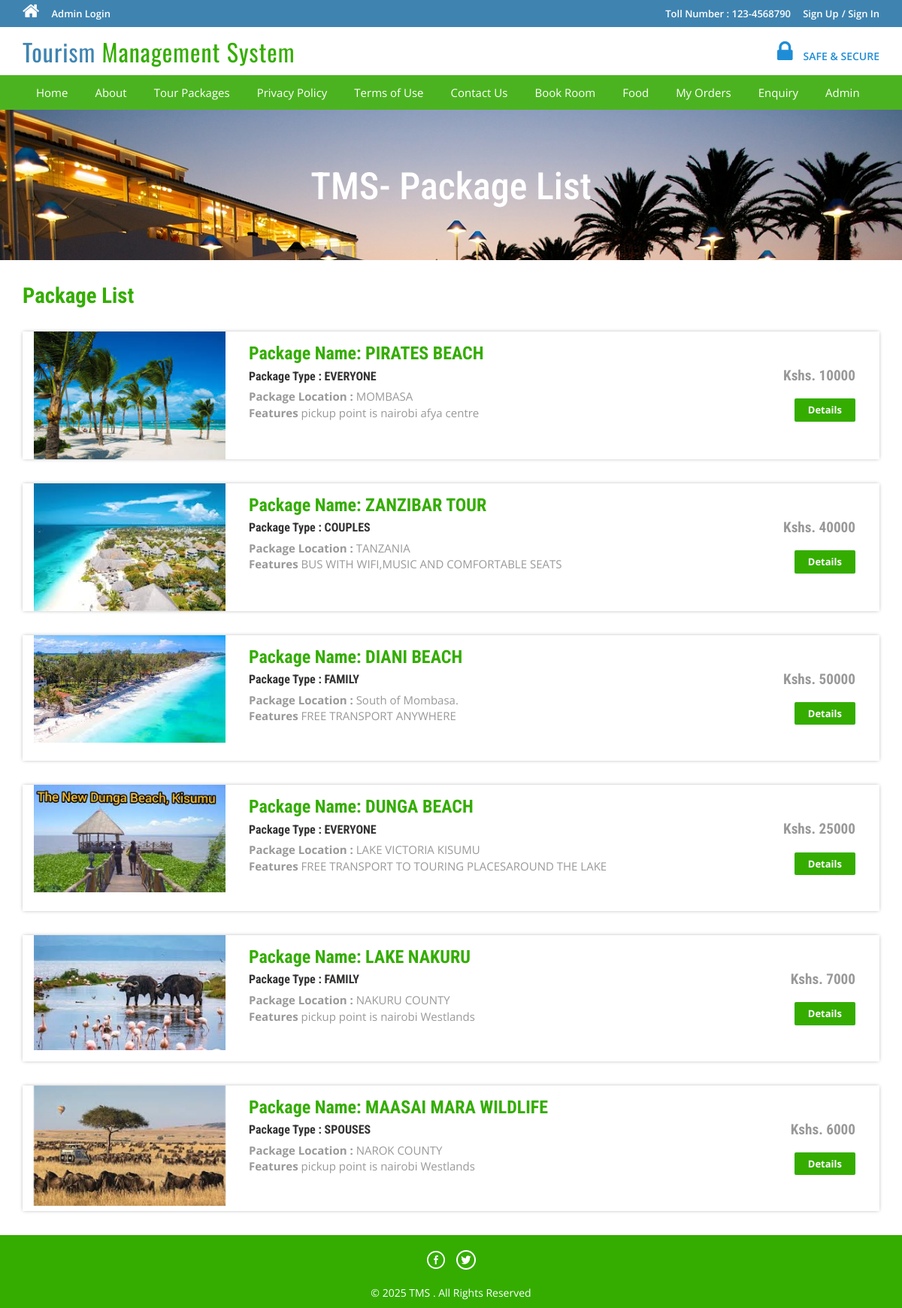
The app's page /package-list.php with its own data.
### tables this page shows
CREATE TABLE `tbltourpackages` (
  `PackageId` int(11) NOT NULL,
  `PackageName` varchar(200) DEFAULT NULL,
  `PackageType` varchar(150) DEFAULT NULL,
  `PackageLocation` varchar(100) DEFAULT NULL,
  `PackagePrice` int(11) DEFAULT NULL,
  `PackageFetures` varchar(255) DEFAULT NULL,
  `PackageDetails` mediumtext DEFAULT NULL,
  `PackageImage` varchar(100) DEFAULT NULL,
  `Creationdate` timestamp NULL DEFAULT current_timestamp(),
  `UpdationDate` timestamp NULL DEFAULT NULL ON UPDATE current_timestamp()
);

### package-list.php (the view, shortened to what this page needs)
<?php
include('includes/config.php');
?>
<!DOCTYPE HTML>
<html>
<head>
<link href="css/bootstrap.css" rel='stylesheet' type='text/css' />
<link href="css/style.css" rel='stylesheet' type='text/css' />
<link href="css/font-awesome.css" rel="stylesheet">
<link href="css/animate.css" rel="stylesheet" type="text/css" media="all">
</head>
<body>
<?php include('includes/header.php');?>
<div class="banner-3">
	<div class="container">
		<h1 class="wow zoomIn animated animated" data-wow-delay=".5s" style="visibility: visible; animation-delay: 0.5s; animation-name: zoomIn;"> TMS- Package List</h1>
	</div>
</div>
<div class="rooms">
	<div class="container">
		<div class="room-bottom">
			<h3>Package List</h3>
<?php $sql = "SELECT * from tbltourpackages";
$query = $dbh->prepare($sql);
$query->execute();
$results=$query->fetchAll(PDO::FETCH_OBJ);
if($query->rowCount() > 0)
{
foreach($results as $result)
{	?>
			<div class="rom-btm">
				<div class="col-md-3 room-left wow fadeInLeft animated" data-wow-delay=".5s">
					<img src="admin/pacakgeimages/<?php echo htmlentities($result->PackageImage);?>" class="img-responsive" alt="">
				</div>
				<div class="col-md-6 room-midle wow fadeInUp animated" data-wow-delay=".5s">
					<h4>Package Name: <?php echo htmlentities($result->PackageName);?></h4>
					<h6>Package Type : <?php echo htmlentities($result->PackageType);?></h6>
					<p><b>Package Location :</b> <?php echo htmlentities($result->PackageLocation);?></p>
					<p><b>Features</b> <?php echo htmlentities($result->PackageFetures);?></p>
				</div>
				<div class="col-md-3 room-right wow fadeInRight animated" data-wow-delay=".5s">
					<h5>Kshs. <?php echo htmlentities($result->PackagePrice);?></h5>
					<a href="package-details.php?pkgid=<?php echo htmlentities($result->PackageId);?>" class="view">Details</a>
				</div>
				<div class="clearfix"></div>
			</div>
<?php }} ?>
		</div>
	</div>
</div>
<?php include('includes/footer.php');?>
</body>
</html>

### includes/header.php (shortened to what this page needs)
<?php if($_SESSION['login'])
{?>
<div class="top-header">
	<div class="container">
		<ul class="tp-hd-lft wow fadeInLeft animated" data-wow-delay=".5s">
			<li class="hm"><a href="index.html"><i class="fa fa-home"></i></a></li>
			<li class="prnt"><a href="profile.php">My Profile</a></li>
				<li class="prnt"><a href="change-password.php">Change Password</a></li>
			<li class="prnt"><a href="tour-history.php">My Tour History</a></li>
			<li class="prnt"><a href="issuetickets.php">Issue Tickets</a></li>
		</ul>
		<ul class="tp-hd-rgt wow fadeInRight animated" data-wow-delay=".5s">
			<li class="tol">Welcome :</li>
			<li class="sig"><?php echo htmlentities($_SESSION['login']);?></li>
			<li class="sigi"><a href="logout.php" >/ Logout</a></li>
        </ul>
		<div class="clearfix"></div>
	</div>
</div><?php } else {?>
<div class="top-header">
	<div class="container">
		<ul class="tp-hd-lft wow fadeInLeft animated" data-wow-delay=".5s">
			<li class="hm"><a href="index.php"><i class="fa fa-home"></i></a></li>
				<li class="hm"><a href="admin/index.php">Admin Login</a></li>
		</ul>
		<ul class="tp-hd-rgt wow fadeInRight animated" data-wow-delay=".5s">
			<li class="tol">Toll Number : 123-4568790</li>
			<li class="sig"><a href="#" data-toggle="modal" data-target="#myModal" >Sign Up</a></li>
			<li class="sigi"><a href="#" data-toggle="modal" data-target="#myModal4" >/ Sign In</a></li>
        </ul>
		<div class="clearfix"></div>
	</div>
</div>
<?php }?>
<div class="header">
	<div class="container">
		<div class="logo wow fadeInDown animated" data-wow-delay=".5s">
			<a href="index.php">Tourism <span>Management System</span></a>
		</div>
		<div class="lock fadeInDown animated" data-wow-delay=".5s">
			<li><i class="fa fa-lock"></i></li>
            <li><div class="securetxt">SAFE &amp; SECURE </div></li>
		</div>
		<div class="clearfix"></div>
	</div>
</div>
<div class="footer-btm wow fadeInLeft animated" data-wow-delay=".5s">
	<div class="container">
	<div class="navigation">
			<nav class="navbar navbar-default">
				<div class="collapse navbar-collapse nav-wil" id="bs-example-navbar-collapse-1">
					<nav class="cl-effect-1">
						<ul class="nav navbar-nav">
							<li><a href="index.php">Home</a></li>
							<li><a href="page.php?type=aboutus">About</a></li>
								<li><a href="package-list.php">Tour Packages</a></li>
								<li><a href="page.php?type=privacy">Privacy Policy</a></li>
								<li><a href="page.php?type=terms">Terms of Use</a></li>
								<li><a href="page.php?type=contact">Contact Us</a></li>
								<li><a href="room.php">Book Room</a></li>
								<li><a href="menu.php">Food</a></li>
								<li><a href="myorders.php">My Orders</a></li>
								<?php if($_SESSION['login'])
{?>
								<li>Need Help?<a href="#" data-toggle="modal" data-target="#myModal3"> / Write Us </a>  </li>
								<?php } else { ?>
								<li><a href="enquiry.php"> Enquiry </a>  </li>
								<li><a href="admin">Admin</a></li>
								<?php } ?>
								<div class="clearfix"></div>
						</ul>
					</nav>
				</div>
			</nav>
		</div>
	</div>
</div>

### includes/footer.php
<div class="copy-right">
	<div class="container">
		<div class="footer-social-icons wow fadeInDown animated animated" data-wow-delay=".5s" style="visibility: visible; animation-delay: 0.5s; animation-name: fadeInDown;">
			<ul>
				<li><a class="facebook" href="#"><span>Facebook</span></a></li>
				<li><a class="twitter" href="#"><span>Twitter</span></a></li>
			</ul>
		</div>
		<p class="wow zoomIn animated animated" data-wow-delay=".5s" style="visibility: visible; animation-delay: 0.5s; animation-name: zoomIn;">© 2025 TMS . All Rights Reserved </p>
	</div>
</div>

### css/style.css (style rules this page uses)
html, body { font-size: 100%; background: #fff; font-family: 'Open Sans', sans-serif; }
body a,.grid_1,plan_1,plan_1.one,plan_1.two,i.icon1, i.icon2, i.icon3, i.icon4, i.icon5, i.icon6 { transition:0.5s all; -webkit-transition:0.5s all; -moz-transition:0.5s all; -o-transition:0.5s all; -ms-transition:0.5s all; }
h1,h2,h3,h4,h5,h6 { margin:0; font-family: 'Roboto Condensed', sans-serif; }
p { margin:0; }
ul { margin:0; padding:0; }
.logo a { color: #3F84B1; letter-spacing: 1px; font-size: 2em; font-weight: 400; display: block; text-decoration: none; font-family: 'Oswald', sans-serif; }
.logo span { color:#34ad00; }
i.fa.fa-home { font-size: 24px; }
.top-header { background-color: #3F84B1; border-bottom: 0 none; height: 36px; line-height: 35px; }
ul.tp-hd-lft { float: left; }
ul.tp-hd-lft li { display: inline-block; }
li.hm,li.prnt { margin-right: 12px; }
ul.tp-hd-lft a { font-size: 13px; font-weight: 600; color:#fff; }
ul.tp-hd-rgt { float:right; }
ul.tp-hd-rgt li { display: inline-block; font-size: 13px; font-weight: 600; color:#fff; }
ul.tp-hd-rgt a { font-size: 13px; font-weight: 600; color:#fff; }
li.ned,li.wrt,li.tol { margin-right: 12px; }
.header { background-color: #fff; margin: 0; padding: 10px 0 8px; }
.logo a { display: block; }
.logo { float: left; margin-right: 60px; }
.lock { float: right; margin-top: 7px; }
.securetxt { color: #1f8dd6; line-height: 18px; margin-top: 0px; font-size: 14px; font-weight:600; }
.lock li { display: inline-block; }
i.fa.fa-lock { color:#1f8dd6; font-size: 2em; padding-right: 10px; }
.footer-btm li { display: inline-block; margin: 0 10px; font-size: 14px; color: #fff; }
.footer-btm li a { font-size: 15px; color: #fff; display: inline-block; padding: 5px 8px; }
.footer-btm { background:#4CB320; padding: 0.5em 0; text-align:center; }
.copy-right p { color:#fff; font-size:14px; line-height: 1.8em; }
.copy-right { background:#34ad00; text-align: center; padding: 0.5em 0; }
a.view { padding: 6px 18px; font-weight: 700; color: #fff; background-color: #34ad00; border: 0; font-size: 13px; border-radius: 2px; -webkit-transition: all .2s; -moz-transition: all .2s; transition: all .2s; margin-top: 20px; display: inline-block; }
.banner-3 { background: url(../images/6.jpg)no-repeat; background-size: cover; -webkit-background-size: cover; -o-background-size: cover; -ms-background-size: cover; -moz-background-size: cover; min-height:200px; }
.banner-3 h1 { font-size: 50px; margin-bottom: 40px; padding: 1.5em 0 0; text-align: center; color: #fff; }
.rom-btm { margin-top: 2em; box-shadow: 0px 0px 5px -1px rgba(0, 0, 0, 0.37); }
.room-bottom h3 { font-size: 1.8em; font-weight: 700; color: #34ad00; }
.room-bottom { padding: 2em 0; }
.rom-btm h4 { font-size: 1.5em; font-weight: 700; color: #34ad00; }
.rom-btm p { font-size: 15px; color: #999; }
.rom-btm h6 { font-size: 1em; font-weight: 700; margin: 0.5em 0; }
.room-right { text-align: right; padding: 3em 2em; }
.room-midle { padding: 1em; }
.rom-btm h5 { font-size: 1.2em; font-weight: 700; color: #999; }
.footer-social-icons ul li { display:inline-block; margin:0 0.2em; }
.footer-social-icons ul li a { width:30px; height:30px; background:url('../images/img-sprite.png') no-repeat 0px 0px; display:inline-block; position: relative; }
.footer-social-icons ul li a.facebook { background-position:0px 0px; }
.footer-social-icons ul li a.twitter { background-position:-30px 0px; }
.footer-social-icons { margin: 10px 0 10px; }
.navbar-default { background-color: #4CB320 !important; border-color: #4CB320 !important; }
.navbar { min-height: 0px !important; margin-bottom:0px !important; border-radius:0px !important; border: none !important; }
ul.nav.navbar-nav li a { font-size: 15px ; color: #fff; display: inline-block; padding: 5px 8px; }
.navbar-collapse { padding-right: 0px !important; padding-left: 0px !important; }

### records on screen
tbltourpackages: PackageImage (picture), PackageName "PIRATES BEACH", PackageType "EVERYONE", PackageLocation "MOMBASA", PackageFetures "pickup point is nairobi afya centre", PackagePrice "10000"
tbltourpackages: PackageImage (picture), PackageName "ZANZIBAR TOUR", PackageType "COUPLES", PackageLocation "TANZANIA", PackageFetures "BUS WITH WIFI,MUSIC AND COMFORTABLE SEATS", PackagePrice "40000"
tbltourpackages: PackageImage (picture), PackageName "DIANI BEACH", PackageType "FAMILY", PackageLocation "South of Mombasa.", PackageFetures "FREE TRANSPORT ANYWHERE", PackagePrice "50000"
tbltourpackages: PackageImage (picture), PackageName "DUNGA BEACH", PackageType "EVERYONE", PackageLocation "LAKE VICTORIA KISUMU", PackageFetures "FREE TRANSPORT TO TOURING PLACESAROUND THE LAKE", PackagePrice "25000"
tbltourpackages: PackageImage (picture), PackageName "LAKE NAKURU", PackageType "FAMILY", PackageLocation "NAKURU COUNTY", PackageFetures "pickup point is nairobi Westlands", PackagePrice "7000"
tbltourpackages: PackageImage (picture), PackageName "MAASAI MARA WILDLIFE", PackageType "SPOUSES", PackageLocation "NAROK COUNTY", PackageFetures "pickup point is nairobi Westlands", PackagePrice "6000"
